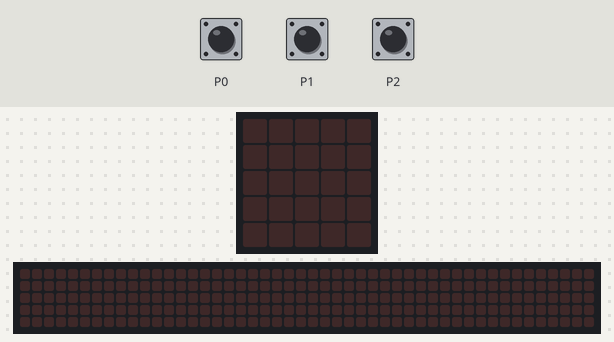
The program below on a simulated BBC micro:bit (MakeCode). Shown: the board's 5×5 LED display, a strip that is not on the board, showing the scrolling text unrolled. The inputs (shaded band) are chosen by the test bench. Random numbers come from a fixed seed; the 48×5 strip is a reading aid, not a part: it shows the text the display is scrolling, unrolled, one strip-width of it at a time.

Above: at 1.2 s.
1.3 s: touch pin P0 pressed for 0.15 s
At 6.8 s:
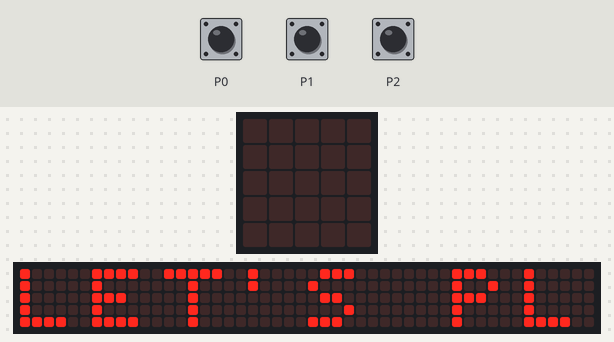
At 12.6 s:
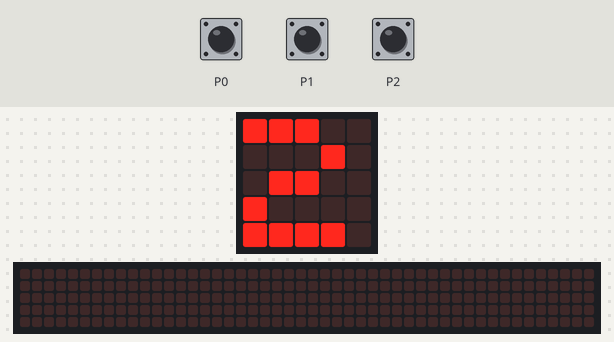
Timing chart, 0 to 13.6 s (numbered marks = the images above; inputs shaded):
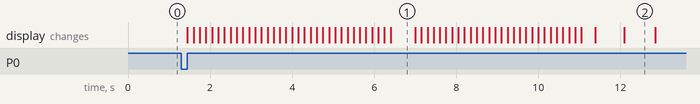

The program:

main.ts
```typescript
let p2 = 0
let p1 = 0
input.onPinPressed(TouchPin.P0, function () {
    basic.showString("LET'S PLAY")
    basic.showNumber(3)
    basic.showNumber(2)
    basic.showNumber(1)
    basic.clearScreen()
    basic.pause(randint(1000, 10000))
    basic.showLeds(`
        # # . # #
        . # . # .
        . . # . .
        . # . # .
        # # . # #
        `)
    basic.pause(500)
    basic.clearScreen()
})
input.onPinPressed(TouchPin.P2, function () {
    p2 += 1
    basic.showLeds(`
        . . . # #
        . . . # .
        . . # . .
        . . . # .
        . . . # #
        `)
    basic.pause(1000)
    basic.clearScreen()
})
input.onPinPressed(TouchPin.P1, function () {
    p1 += 1
    basic.showLeds(`
        # # . . .
        . # . . .
        . . # . .
        . # . . .
        # # . . .
        `)
    basic.pause(1000)
    basic.clearScreen()
})
basic.forever(function () {
    p1 = 0
    p2 = 0
})
```

test.ts
```typescript
// testes vão aqui; isto não será compilado quando este pacote for usado como uma extensão.
```

Measured:
- after the input at 1.3 s, the display: changes after 0.15 s (image 1)
- what the display in image 1 shows lasts 0.6 s, from 6.4 s to 7.0 s
- what the display in image 2 shows lasts 0.8 s, from 12.1 s to 12.9 s
